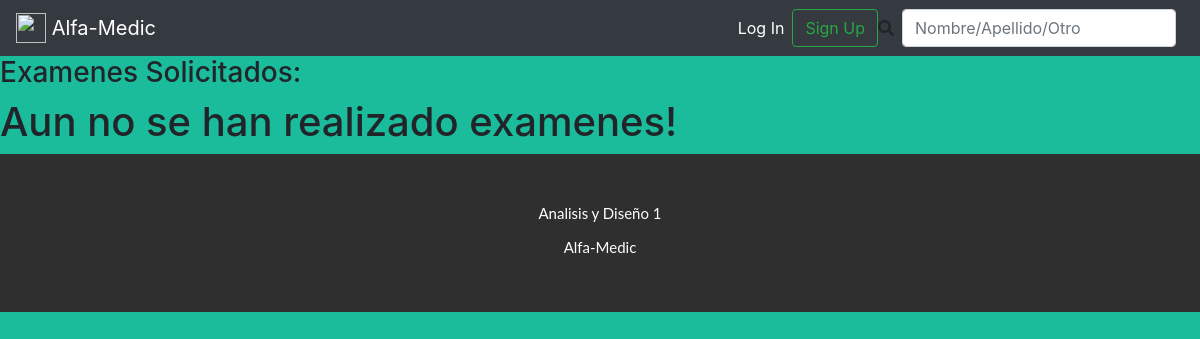
The page /listado_examenes/ on the database as committed earlier.
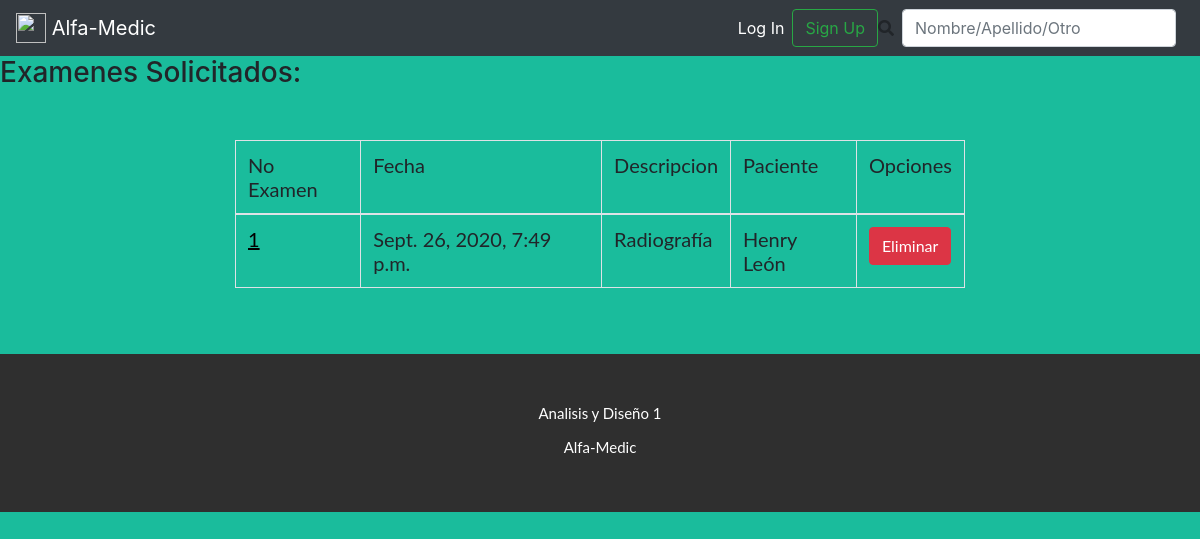
The same page on the database as committed later.
### examen/models.py (models this page shows, shortened)
class Examen(models.Model):
    fecha = models.DateTimeField(auto_now_add=True)
    descripcion = models.CharField(max_length=300)
    cita = models.ForeignKey(Cita, related_name="examenes", on_delete=models.CASCADE, blank=True, null=True)

### cita/models.py (models this page shows, shortened)
class Cita(models.Model):
    ESTADO_OPCIONES = [
        ('PENDIENTE', 'Pendiente'),
        ('ATENDIDA', 'Atendida'),
        ('CANCELADA', 'Cancelada'),
    ]
    fecha = models.DateTimeField(auto_now_add=True)
    fecha_cita = models.DateField()
    hora_cita = models.TimeField()
    estado = models.CharField(max_length=10, choices=ESTADO_OPCIONES, default='PENDIENTE')
    comentario = models.CharField(max_length=50)
    paciente = models.ForeignKey("users.Paciente", related_name="citas", on_delete=models.CASCADE)

### users/models.py (models this page shows, shortened)
class Paciente(models.Model):
    GENERO_OPCIONES = [
        ('MASCULINO', 'Masculino'),
        ('FEMENINO', 'Femenino'),
    ]
    nombre = models.CharField(max_length=100)
    apellido = models.CharField(max_length=100)
    telefono = models.CharField(max_length=50, blank=True, null=True)
    telefono_emergencia = models.CharField(max_length=50, blank=True, null=True)
    correo = models.CharField(max_length=100)
    fecha_nacimiento = models.DateField() #DateField(input_formats=settings.DATE_INPUT_FORMATS, null=True, blan=True) para introducir la fecha dd-mm-DDDD
    direccion = models.CharField(max_length=200)
    descripccion = models.CharField(max_length=500, blank=True, null=True)
    sexo = models.CharField(max_length=10, choices=GENERO_OPCIONES, default='FEMENINO')

### examen/views.py (the view)
# urls.py: path('listado_examenes/', ExaminationListView, name='ExaminationListView'),
def ExaminationListView(request):
        Examenes=Examen.objects.all()
        data={
            'lista_examenes':Examenes
        }
        return render(request, 'examen/listado_examenes.html',data)

### templates/examen/listado_examenes.html
{%extends '_base.html'%}
{% block content %}
<h3>
    Examenes Solicitados:
</h3>
{% if lista_examenes %}
<div class="row" style=" font: 400 15px Lato, sans-serif; font-size: 20px; margin: 30px;">
    <div class="col"></div>
    <div style=" margin: 20px;" class="col-8" >
	<table class="table table-bordered">
		<thead>
			<tr>
				<td>No Examen</td>
				<td>Fecha </td>
				<td>Descripcion </td>
				<td>Paciente</td>
				<td>Opciones </td>
			</tr>
		</thead>
		<tbody>
			{% for examen in lista_examenes %}
			<tr>
				<td><a style="color: black;" href="{% url 'modificar_examen' examen.id %}"><u>{{ examen.pk }}</u></a> </td>
				<td>{{ examen.fecha }}</td>
				<td>{{ examen.descripcion }}</td>
				<td>{{ examen.cita.paciente.nombre }} {{ examen.cita.paciente.apellido }}</td>
				<td>
					<a class="btn btn-danger" href="{% url 'eliminar_examen' examen.id %}">Eliminar</a>
				</td>
			</tr>
			{% endfor %}
			{% else %}
			<h1>Aun no se han realizado examenes!</h1>
			{% endif %}
		</tbody>
	</table>
</div>
<div class="col"></div>
</div>
{% endblock %}

Rows that differ between the two databases and show on the page:
added Examen: pk "1", fecha "Sept. 26, 2020, 7:49 p.m.", descripcion "Radiografía", cita.paciente.nombre "Henry", cita.paciente.apellido "León"
Other text that changed with them:
text no longer shown: "Aun no se han realizado examenes!"
text now shown: "No Examen Fecha Descripcion Paciente Opciones"
